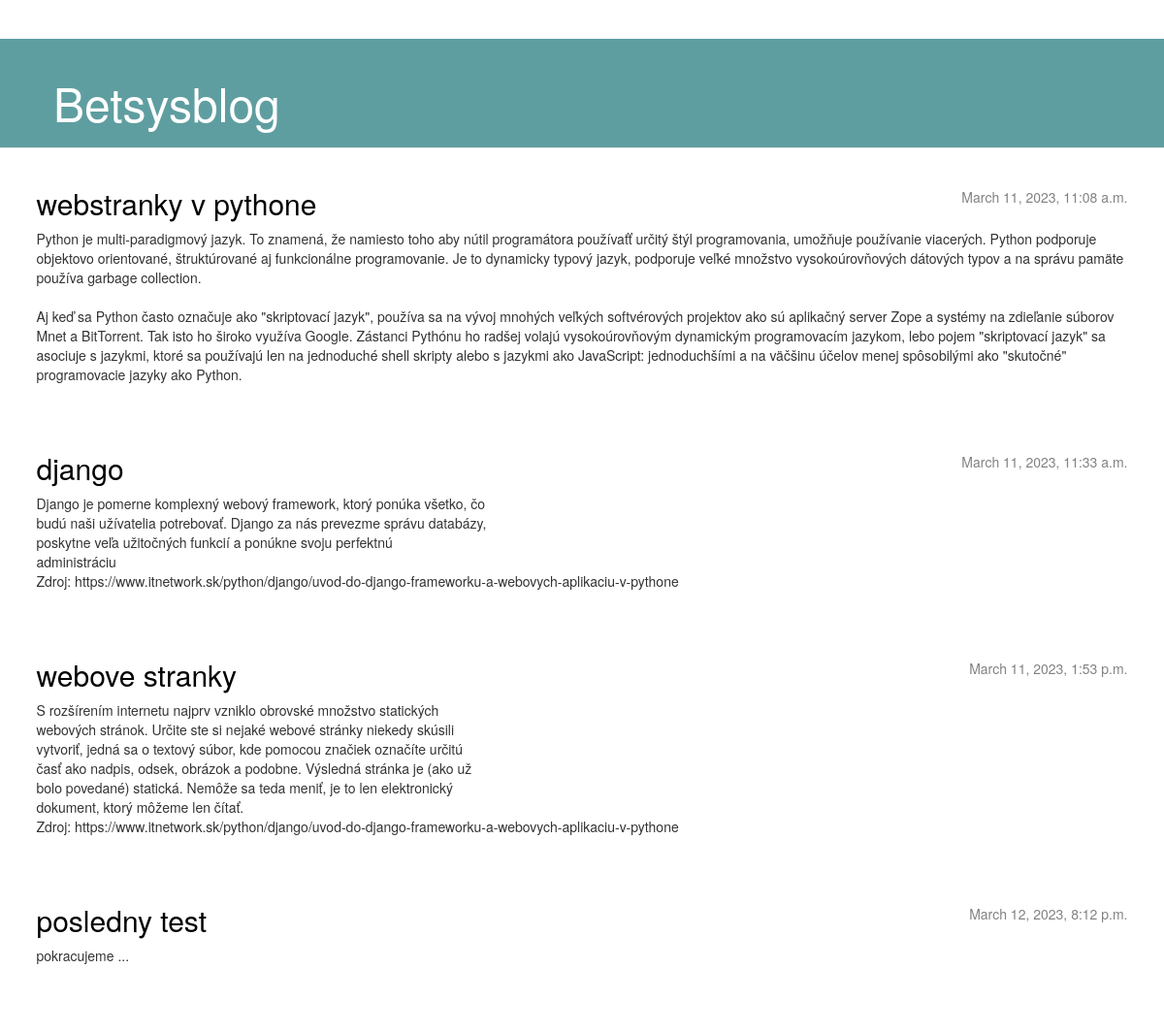
Before: / with the older database file.
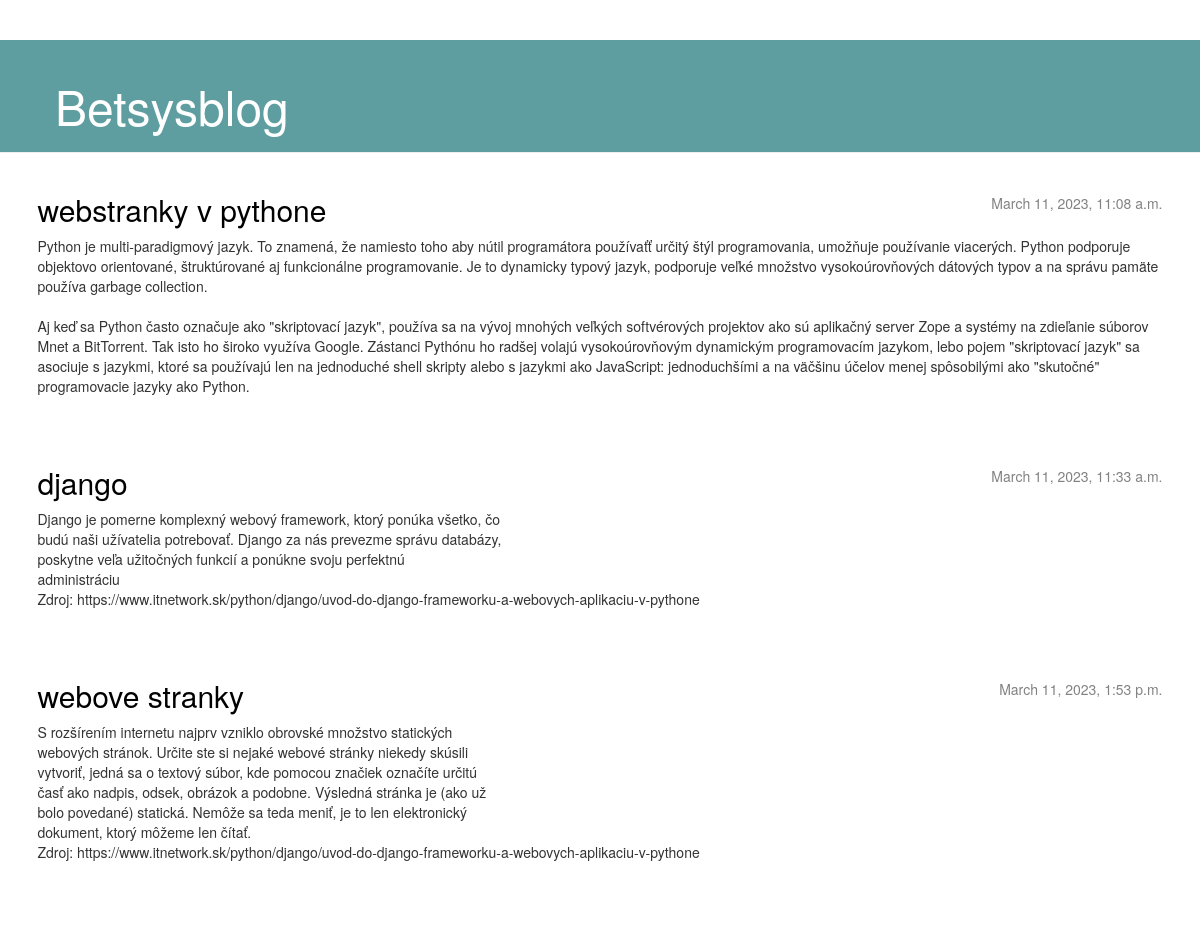
After: the same page with the newer database file.
### blog/models.py (models this page shows, shortened)
class Post(models.Model):
    author = models.ForeignKey(settings.AUTH_USER_MODEL, on_delete=models.CASCADE)
    title = models.CharField(max_length=200)
    text = models.TextField()
    created_date = models.DateTimeField(default=timezone.now)
    published_date = models.DateTimeField(blank=True, null=True)

### blog/views.py (the view)
# urls.py: path('', views.post_list, name='post_list'),
def post_list(request):
    posts = Post.objects.filter(published_date__lte=timezone.now()).order_by('published_date')
    return render(request, 'blog/post_list.html', {'posts': posts})

### blog/templates/blog/post_list.html
{% extends 'blog/base.html' %}
{% block content %}
    {% for post in posts %}
        <article class="post">
            <time class="date">
                {{ post.published_date }}
            </time>
            <h2><a href="{% url 'post_detail' pk=post.pk %}">{{ post.title }}</a></h2>
            <p>{{ post.text|linebreaksbr }}</p>
        </article>
    {% endfor %}
{% endblock %}

Changed rows visible on the page:
removed Post: published_date "March 12, 2023, 8:12 p.m.", title "posledny test", text "pokracujeme ..."
